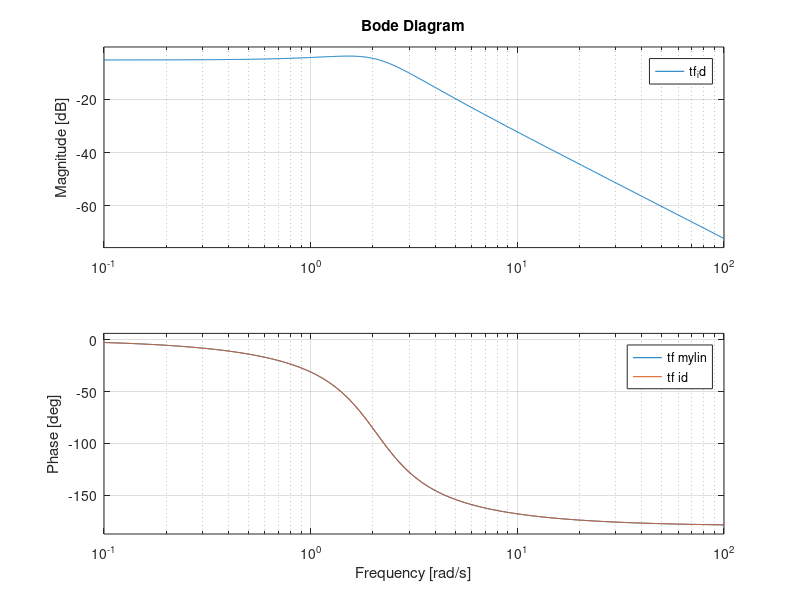

Reproduce this figure in MATLAB.
clear;close all;
%% Parameters
R = 1;
L = 0.5;
Kt = 0.023;
Ke = 0.023;
Gr = 2.5;
r = 3.2*1e-2;
m = 1.5;
A = 2.34/64;
rho = 1.204;
Cd = 0.3;
g = 9.81;
A_sys = [-R/L -Ke*Kt/L;Gr^2/(m*r^2) 0];
B_sys = [Kt/L;0];
C_sys = [0 r/Gr];
D_sys = 0;

%% System Identification
% My linearization
[num_mylin, den_mylin] = ss2tf(A_sys,B_sys,C_sys,D_sys);
tf_mylin = tf(num_mylin, den_mylin);
% System Identification App
num_id = 2.398;
den_id = [1 2.004 4.314];
tf_id = tf(num_id, den_id);
bode(tf_mylin);
hold on;
bode(tf_id);
legend("tf mylin","tf id");
tf_sys = tf_mylin;